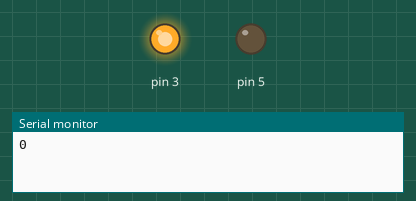
Recording of a sketch running on a simulated Arduino Uno, built with avr-gcc and run on an emulated ATmega328P. Parts: output pins drawn as LEDs (lit = HIGH), the last lines printed to the serial monitor. The modem accepts every AT command (registered, SIM ready, sends succeed) and sends nothing else.

Above: at 5.6 s.
At 9.1 s:
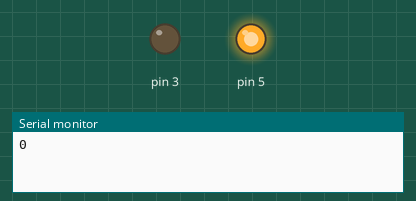
At 10.3 s:
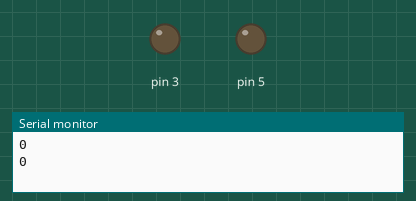
Timing chart, 0 to 10.6 s (numbered marks = the images above):
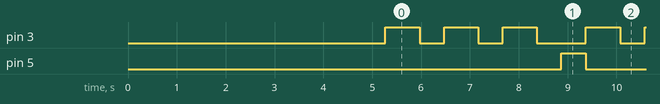

Measured:
- by itself, pin 3: repeats every 4.1 s: 2 × (LOW 0.50 s, HIGH 0.70 s), LOW 1.0 s, HIGH 0.70 s
- by itself, pin 5: alternates HIGH for 0.50 s and LOW for 3.6 s
- by itself, everything shown: repeats every 4.1 s, in 7 steps

The sketch:

Ble_Signalstrength.ino
```cpp
#include <SoftwareSerial.h>
SoftwareSerial BTserial(10,11); // RX | TX

char c = ' ';

void delayAndRead()
{
  delay(50);
  while(BTserial.available())
  {
    c = BTserial.read();
  }
  delay(800);
}

     static int hexadecimalToDecimal(String hexVal)
    {
        int len = sizeof(hexVal);

        // Initializing base1 value
        // to 1, i.e 16^0
        int base1 = 1;

        int dec_val = 0;

        // Extracting characters as
        // digits from last character
        for (int i = len - 1; i >= 0; i--) {
            // if character lies in '0'-'9',
            // converting it to integral 0-9
            // by subtracting 48 from ASCII value
            if (hexVal[i] >= '0' && hexVal[i] <= '9') {
                dec_val += (hexVal[i] - 48) * base1;

                // incrementing base1 by power
                base1 = base1 * 16;
            }

            // if character lies in 'A'-'F' ,
            // converting it to integral
            // 10 - 15 by subtracting 55
            // from ASCII value
            else if (hexVal[i] >= 'A' && hexVal[i] <= 'F') {
                dec_val += (hexVal[i] - 55) * base1;

                // incrementing base1 by power
                base1 = base1 * 16;
            }
        }
        return dec_val;
    }


void initHC05ToInq()
{
    BTserial.println("AT+CMODE=1");// Enable connect to any device
    delayAndRead();
    BTserial.println("AT+ROLE=1");// Set to master in order to enable scanning
    delayAndRead();
    BTserial.println("AT+INQM=1,10,1");//RSSI, Max 10 devices, ~5s
    delayAndRead();
    BTserial.println("AT+CLASS=0");// Disable COD filter
    delayAndRead();
    BTserial.println("AT+INIT");// Init.AT+BIND=D48A,39,37B066
    delayAndRead();
}

void setup()
{
    Serial.begin(9600);

    // HC-05 default serial speed for AT mode is 38400
    BTserial.begin(38400);

    // Wait for hardware to initialize
    delay(1000);

    // Set correct states for inq
    initHC05ToInq();

    // Start inq
    initMessage();
    BTserial.println("AT+INQ");
    pinMode(5,OUTPUT);
    pinMode(3,OUTPUT);


}

char lineBuffer[100];
char subBuffer[30];
int index=0;
int index2 = 0;
int total = 0;
bool capture = false;
String send = "";

void initMessage()
{
  send = "";
}

void loop()
{
    // Keep reading from HC-05 and send to Arduino Serial Monitor
    if (BTserial.available())
    {
        // Read character and append into buffer
        c = BTserial.read();
        lineBuffer[index] = c;
        ++index;

          // When line ends
          if(c=='\n')
          {
            // Remove line end characters from buffer
            lineBuffer[index-1]=0;// \r\n

            // Reset buffer index for next line
            index = 0;

            if(lineBuffer[0] == 'O' && lineBuffer[1] == 'K')
            {
              // Finish message
              send += "";
              // DEBUG / TODO actually send this message
              if(total > 0)
              {/*int str_len = send.length() + 1;
               char char_array[str_len];
                send.toCharArray(char_array, str_len);*/
                Serial.println(hexadecimalToDecimal(send));
                digitalWrite(5,LOW);
                if(send!="0"){
                for(int i=0;i<3;i++)
                {
                digitalWrite(3,HIGH);
                delay(700);
                digitalWrite(3,LOW);
                delay(500);}}


                 }

              // Restart INQ
              BTserial.println("AT+INQ");
              total = 0;
              digitalWrite(3,LOW);
              digitalWrite(5,HIGH);
              delay(500);
              initMessage();
            }
            else
            {
              capture = false;
              index2 = 0;
              for(index = 21; index < 31; index++)
              {
                if(!capture)
                {
                  if(lineBuffer[index]==',')
                  {
                  capture = true;
                  }
                }
                else
                {
                  subBuffer[index2] = lineBuffer[index];
                  if(lineBuffer[index] == ',')
                  {
                    subBuffer[index2] = 0;
                    break;
                  }
                  index2++;
                }
              }
            index = 0;

            // Add this line buffer
            String str((char*)subBuffer);

            if(send.indexOf(str) <= 0)
            {
              // If not first then add comma
              if(total > 0)
              {
                send += ",";
              }

              send += "\"";
              send += str;
              send += "\"";
              // Keep count
              total++;
            }
          }
        }
    }
    }
```
